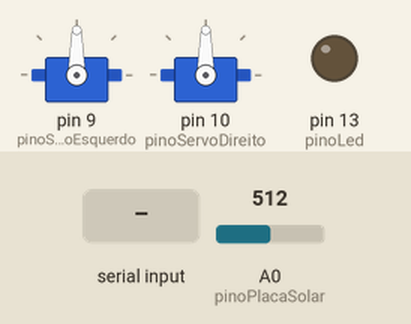
Simulated run of this sketch. Board: Arduino Mega 2560, built with avr-gcc and run on an emulated ATmega2560. Parts: 2 × servo, output pins drawn as LEDs (lit = HIGH). The test bench sets the inputs (shaded band); at power-on: A0 (pinoPlacaSolar) = 512.

Above: at 1.2 s.
1.3 s: "90,45,200\n" received over the second serial link
At 1.76 s:
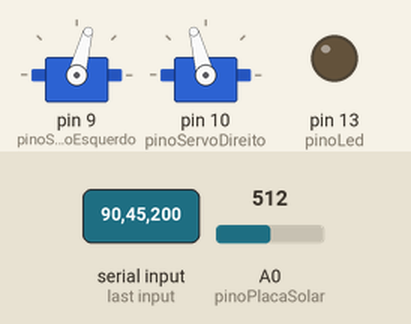
At 2.36 s:
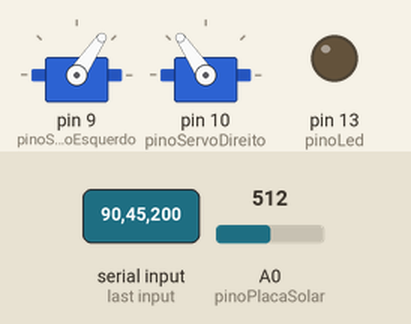
4.3 s: "0\n" received over the second serial link
6.0 s: "30,150,10\n" received over the second serial link
At 17.6 s:
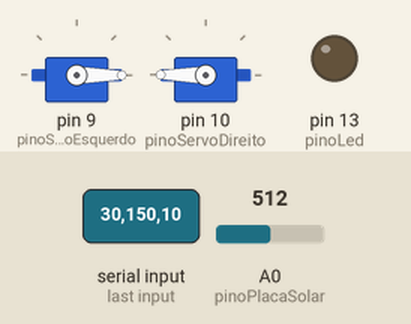
Timing chart, 0 to 18.0 s (numbered marks = the images above; inputs shaded):
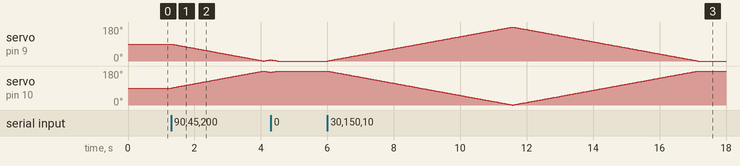

Measured:
- after the input at 1.3 s, servo on pin 10 (pinoServoDireito): rises from 90° to 180° in 2.8 s, then falls to 173° in 0.22 s
- after the input at 6.0 s, servo on pin 9 (pinoServoEsquerdo): rises from 0° to 180° in 5.6 s, then falls to 0° in 5.6 s

The sketch:

Meta3_PainelSolar.ino
```cpp
#include <Servo.h>

int pinoServoEsquerdo = 9;
int pinoServoDireito = 10;
int anguloMinimo = 0;
int anguloMaximo = 180;
unsigned long intervaloEntrePassos = 30;
unsigned long instanteAnterior = 0;
Servo servoEsquerdo;
Servo servoDireito;
int anguloAtual = 90;
int anguloAlvo = 90;
//0 = parada (controle manual)
//1 = indo para o 0 (posição inicial da varredura)
//2 = indo do 0 ao 180
int etapaVarredura = 0;
int pinoPlacaSolar = A0;
int tensaoMaximaMv = 5000;
int maiorTensao = 0;
int melhorAngulo = 90;
int numeroDeEnergias = 20;
unsigned long intervaloEntreEnergias = 1;
unsigned long instanteUltimaEnergia = 0;
unsigned long somaEnergias = 0;
int energiasLidas = 0;
int tensaoMedia = 0;
int ultimoModo = 0;
unsigned long intervaloEntreEnvios = 200;
unsigned long instanteUltimoEnvio = 0;
int pinoLed = 13;

// Refino:
// Correção fixa, em graus, somada ao servo direito.
// Serve para alinhar os dois painéis se, com o mesmo ângulo, eles
// ficarem um pouco diferentes (o braço de cada servo encaixa numa
// posição diferente). Ajustar no teste, ex.: 5 ou -3. Com 0 não muda nada.
int correcaoServoDireito = 0;

void moverParaAngulo(int angulo) {
  servoEsquerdo.write(angulo);
  servoDireito.write(180 - angulo + correcaoServoDireito);
}

void lerComandoSerial1() {
  if (Serial1.available() > 0) {
    String texto = Serial1.readStringUntil('\n');
    texto.trim();
    int modoRecebido = texto.substring(0, 1).toInt();
    int estadoLedRecebido = texto.substring(2, 3).toInt();
    int anguloRecebido = texto.substring(4).toInt();
    // 0 = manual, 1 = automático.
    if (modoRecebido == 0) {
      anguloAlvo = anguloRecebido;
      etapaVarredura = 0;
    }
    else if (ultimoModo == 0) {
      iniciarVarredura();
    }
    ultimoModo = modoRecebido;
    if (estadoLedRecebido == 1) {
      digitalWrite(pinoLed, HIGH);
    }
    else {
      digitalWrite(pinoLed, LOW);
    }
  }
}

void atualizarServos() {
  if (anguloAtual != anguloAlvo && millis() - instanteAnterior > intervaloEntrePassos) {
    instanteAnterior = millis();
    if (anguloAlvo > anguloAtual) {
      anguloAtual = anguloAtual + 1;
    }
    else {
      anguloAtual = anguloAtual - 1;
    }
    moverParaAngulo(anguloAtual);
    if (etapaVarredura == 2) {
      if (tensaoMedia > maiorTensao) {
        maiorTensao = tensaoMedia;
        melhorAngulo = anguloAtual;
      }
    }
  }
}

void lerTensaoPlaca() {
  if (millis() - instanteUltimaEnergia >= intervaloEntreEnergias) {
    instanteUltimaEnergia = millis();
    somaEnergias = somaEnergias + analogRead(pinoPlacaSolar);
    energiasLidas = energiasLidas + 1;

    if (energiasLidas == numeroDeEnergias) {
      int leituraMedia = somaEnergias / numeroDeEnergias;
      tensaoMedia = map(leituraMedia, 0, 1023, 0, tensaoMaximaMv);
      somaEnergias = 0;
      energiasLidas = 0;
    }
  }
}

void iniciarVarredura() {
  anguloAlvo = anguloMinimo;
  etapaVarredura = 1;
}

void atualizarVarredura() {
  if (etapaVarredura == 1 && anguloAtual == anguloMinimo) {
    maiorTensao = tensaoMedia;
    melhorAngulo = anguloMinimo;
    anguloAlvo = anguloMaximo;
    etapaVarredura = 2;
  }
  if (etapaVarredura == 2 && anguloAtual == anguloMaximo) {
    anguloAlvo = melhorAngulo;
    etapaVarredura = 0;
  }
}

void enviarDados() {
  if (millis() - instanteUltimoEnvio >= intervaloEntreEnvios) {
    instanteUltimoEnvio = millis();
    Serial1.println(String(anguloAtual) + ";" + String(tensaoMedia));
  }
}

void setup() {
  Serial1.begin(9600);
  //Serial.begin(9600);
  Serial1.setTimeout(50);
  servoEsquerdo.attach(pinoServoEsquerdo);
  servoDireito.attach(pinoServoDireito);
  pinMode(pinoPlacaSolar, INPUT);
  pinMode(pinoLed, OUTPUT);
  moverParaAngulo(anguloAtual);
}

void loop() {
  lerTensaoPlaca();
  lerComandoSerial1();
  atualizarServos();
  atualizarVarredura();
  enviarDados();
}
```
